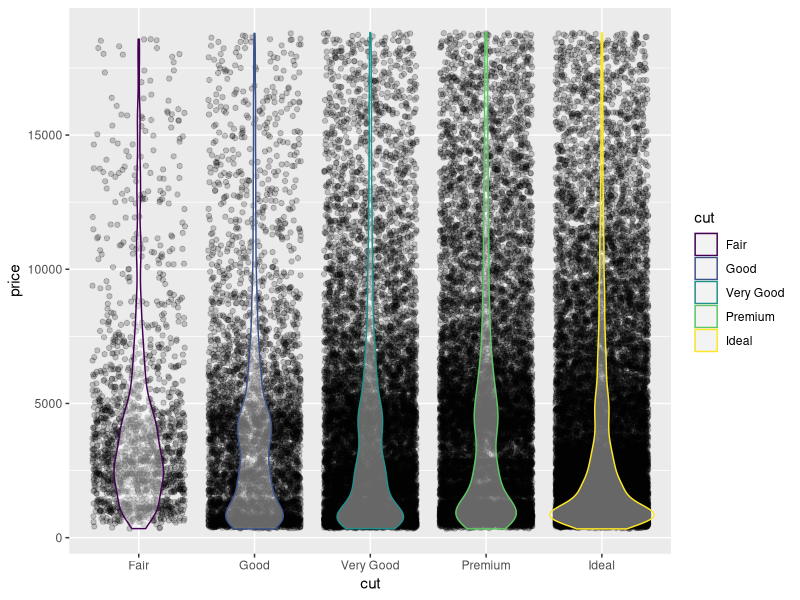
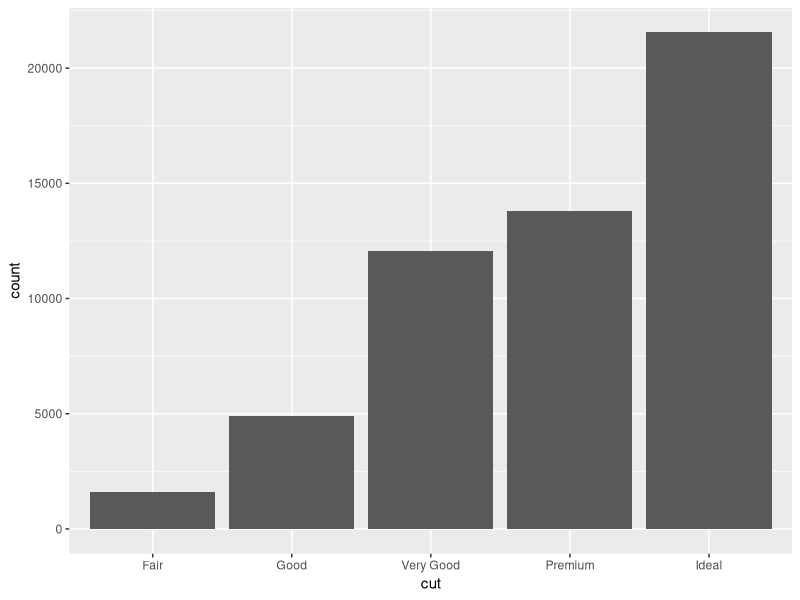
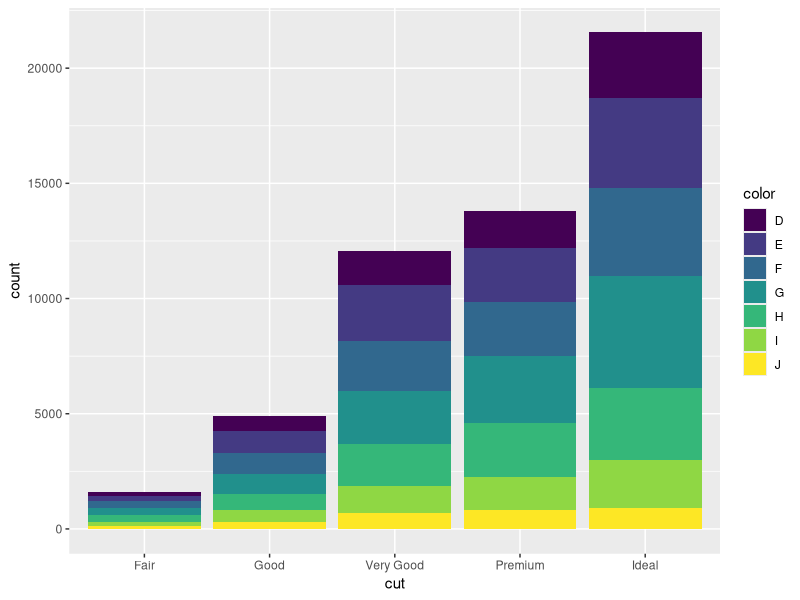
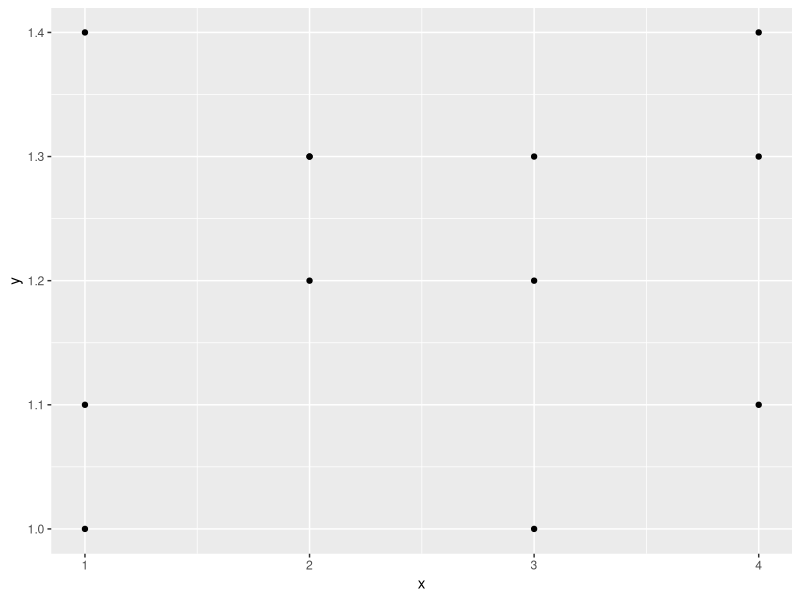
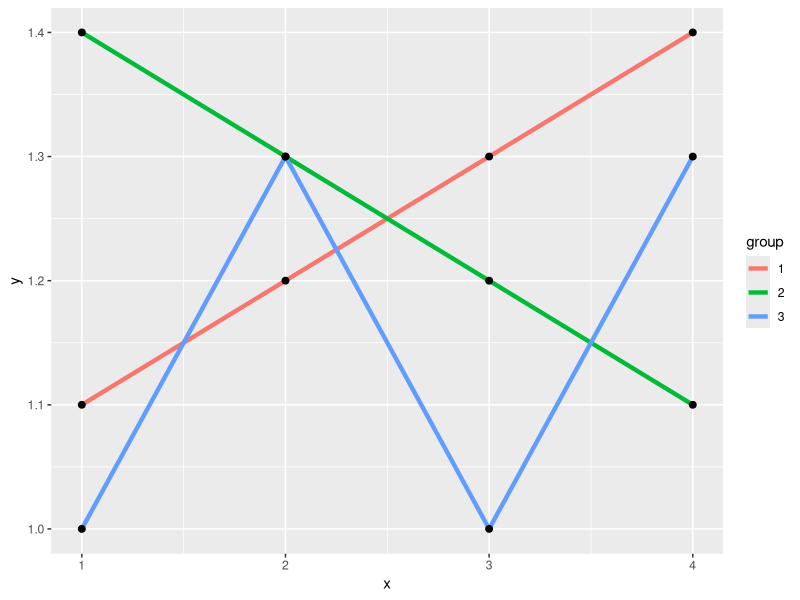
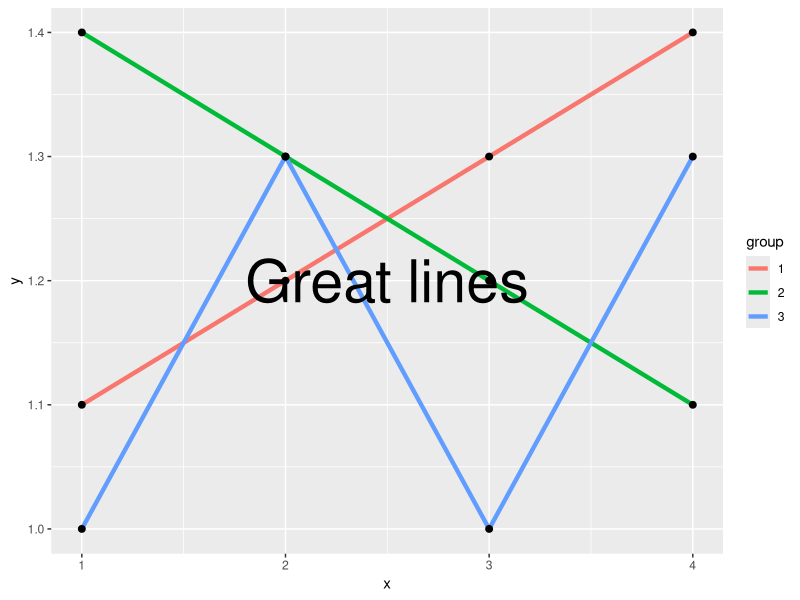
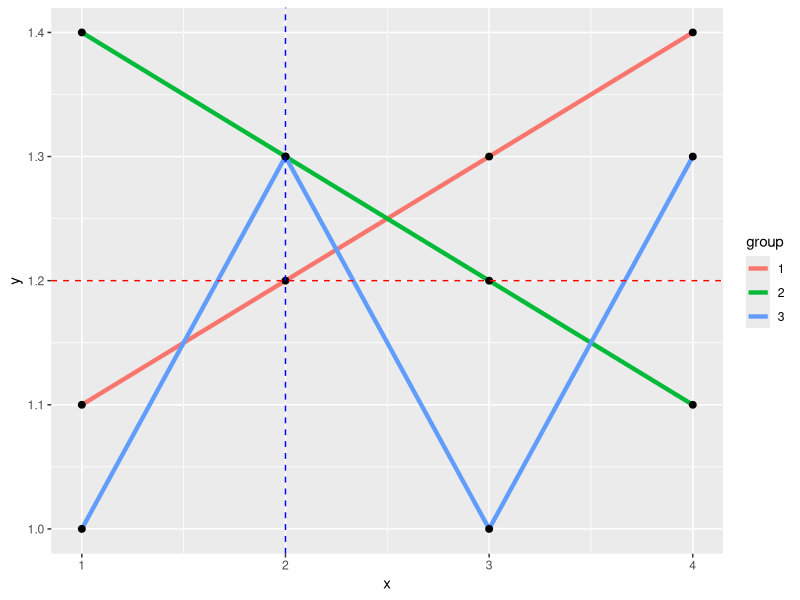
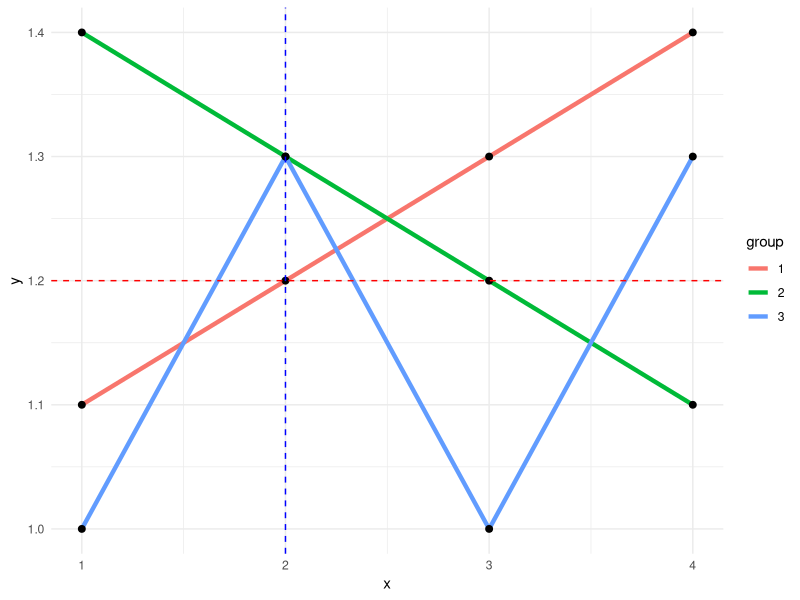

R code for these plots, in order:
library(ggplot2)
library(tidyverse)

# ggplot creates a plot object when called.
# You can add to the plot object repeatedly 
p = ggplot(diamonds, aes(x=cut, y=price)) 
p = p + geom_jitter(alpha=0.2)
p = p + geom_violin(alpha=0.4, aes(color=cut))
print(p)

# Bar charts are another example of a statistical transformation
# (like histograms). 
ggplot(diamonds, aes(x=cut)) +
  geom_bar()

# Stacked bar charts are as simple as mapping a variable to the fill
# aesthetic
ggplot(diamonds, aes(x=cut)) +
  geom_bar(aes(fill=color))

# To connect lines, you need to group points
df = tibble(x = c(1,2,3,4,1,2,3,4,1,2,3,4), 
            y = c(1.1,1.2,1.3,1.4,1.4,1.3,1.2,1.1,1,1.3,1,1.3),
            group = factor(c(1,1,1,1,2,2,2,2,3,3,3,3)))

df

ggplot(df, aes(x=x, y=y, group=group)) +
  geom_point()

ggplot(df, aes(x=x, y=y, group=group)) +
  geom_line(size=1.5, aes(color=group)) +
  geom_point(size=2)

# Annotations can be added using an "annotation" layer
# https://ggplot2.tidyverse.org/reference/annotate.html
ggplot(df, aes(x=x, y=y, group=group)) +
  geom_line(size=1.5, aes(color=group)) +
  geom_point(size=2) +
  annotate("text", x = 2.5, y = 1.2, label = "Great lines", size=15)

ggplot(df, aes(x=x, y=y, group=group)) +
  geom_line(size=1.5, aes(color=group)) +
  geom_point(size=2) +
  geom_hline(yintercept = 1.2, color='red', linetype='dashed') +
  geom_vline(xintercept = 2, color='blue', linetype='dashed')

# The classic ggplot theme isn't bad, but often it's good to 
# have simpler backgrounds and plot structure
ggplot(df, aes(x=x, y=y, group=group)) +
  geom_line(size=1.5, aes(color=group)) +
  geom_point(size=2) +
  geom_hline(yintercept = 1.2, color='red', linetype='dashed') +
  geom_vline(xintercept = 2, color='blue', linetype='dashed') +
  theme_minimal()

# More generally, any characteristic of a figure can be changed 
# using the theme layer
ggplot(df, aes(x=x, y=y, group=group)) +
  geom_line(size=1.5, aes(color=group)) +
  geom_point(size=2) +
  geom_hline(yintercept = 1.2, color='red', linetype='dashed') +
  geom_vline(xintercept = 2, color='blue', linetype='dashed') +
  theme_light() +
  theme(legend.position = "none", 
        axis.ticks.length = unit(2, "cm"))

# You can include special fonts or symbols in your 
# titles and labels using the "expression" function
ggplot(diamonds, aes(x=cut)) +
  geom_bar() +
labs(x='Diamond Type',
     y=expression(paste('Count'['diamond'])),
     title=expression(paste('Higher quality diamonds are most common'^{'*'})))
